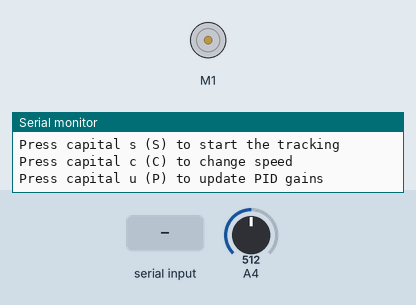
This sketch was run on a simulated Arduino Uno, built with avr-gcc and run on an emulated ATmega328P. Shown: DC motor (green arrow = forward, orange = backward, longer = faster), the last lines printed to the serial monitor. The test bench sets the inputs (shaded band); at power-on: A4 = 512.

Above: at 1.2 s.
1.3 s: "N" received over Serial
2.8 s: "S" received over Serial
At 3.8 s:
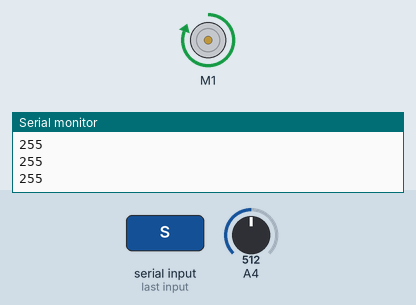
Timing chart, 0 to 5.8 s (numbered marks = the images above; inputs shaded):
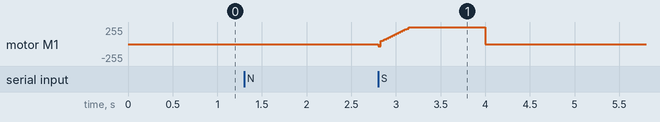

The sketch:

tow_tank_PID_unit_test.ino
```cpp
#include <DualVNH5019MotorShield.h>
double kP = 50.0;
double kD = 0.5;
double kI = 5.0;
double v;
double vD;
double vError;
double vErrorLast;
double vErrorIntegral = 0;
byte dummy = B0000000;
int incomingByte = 0;
boolean changed;
const int numberSamples = 205;
double vRA[numberSamples];
int commandRA[numberSamples];


unsigned long loopStart;  //the time of the beginning of the last loop

unsigned long timeStepMicros = 5000;

unsigned long timeMicros;


double command;

DualVNH5019MotorShield md;


double getVelocity(){
  double offsetVoltage;
  double RPM;
  const double V2RPM = 0.00225;
  const double VEL2RPM = 324.676;
  double velocity;

  offsetVoltage = analogRead(4)*5.0/1024.0 - 2.5;

  RPM = (offsetVoltage*4.0)/V2RPM;

  velocity = RPM/VEL2RPM;

  return velocity;

}

void changeParameters(){
  Serial.println("IN CONSTRUCTION");

}

double changeSpeed(double vD){
  Serial.println("Press (+) to increase vD and (-) to decrease (in 0.1 in/s increments)");
  Serial.println("Press (N) to negate");
  Serial.println("Press (E) to exit");
  int incomingByte = 0;
  while(incomingByte != 69){
      if(Serial.available() > 0) {
        incomingByte = Serial.read();
      }
      if(incomingByte == 0){
      }
      else if(incomingByte == 43){
        vD += 0.1;
        Serial.print("vD = ");
        Serial.println(vD);
        incomingByte = 0;
      }
      else if(incomingByte == 45){
        vD -= 0.1;
        Serial.print("vD = ");
        Serial.println(vD);
        incomingByte = 0;
      }
      else if(incomingByte == 78){
        vD = vD*-1.0;
        Serial.print("vD = ");
        Serial.println(vD);
        incomingByte = 0;
      }
      else if(incomingByte == 69){
        Serial.println("EXITING");
      }
      else{
        Serial.println("Not a recognized command");
        Serial.println("Press (+) to increase vD and (-) to decrease (in 0.1 in/s increments)");
        Serial.println("Press (N) to negate");
        Serial.println("Press (E) to exit");
        incomingByte = 0;
      }
  }
  return vD;
}


void setup(){
  Serial.begin(115200);
  md.init();
  vD = 1.0;
  loopStart = micros();
  incomingByte = 0;
}

void loop(){
   incomingByte = 0;
   vErrorIntegral = 0.0;
   Serial.print(vD);
   Serial.print(" (in/s) = ");
   Serial.println("The current desired speed.");
   Serial.print(kP);
   Serial.println(" = KP");
   Serial.print(kD);
   Serial.println(" = kD");
   Serial.print(kI);
   Serial.println(" = kI");
   Serial.print("The current kI is ");
   Serial.println(kI);
   Serial.println("Press capital s (S) to start the tracking");
   Serial.println("Press capital c (C) to change speed");
   Serial.println("Press capital u (P) to update PID gains");

  while(incomingByte == 0){
    if(Serial.available() > 0) {
      incomingByte = Serial.read();
      Serial.println(incomingByte);
    }
  }

  if(incomingByte == 67){
    vD = changeSpeed(vD);
  }

  else if (incomingByte == 80){
    changeParameters();
  }

  else if(incomingByte == 83){

   loopStart = micros();
    Serial.println("BEGIN");
    for(int i = 0; i < numberSamples; i++){
      loopStart += timeStepMicros;

      v = getVelocity();
      vError = vD - v;

      command = kP*(vError) + kD*(vErrorLast - vError)/(timeStepMicros/1000000.0) + kI*vErrorIntegral;

      md.setM1Speed(command);

      commandRA[i] = command;
      vRA[i] = v;

//      Serial.print("V=");
//      Serial.println(v);
//      Serial.print("C=");
//      Serial.println(command);


      vErrorLast = vError;
      vErrorIntegral += vError;


      dummy = B00000000;
      while(micros() < (loopStart + timeStepMicros)){
        //timeMicros = micros();
        dummy = B11111111;
        //delayMicroseconds(0);
      }
      Serial.println(dummy);
    }
    incomingByte = 0;
    for(int i = 0; i < numberSamples; i++){
      Serial.print(vRA[i]);
      Serial.print(" ");
      Serial.println(commandRA[i]);
    }
  }

  else{
    Serial.println("INCORRECT COMMAND");
  }

  md.setM1Speed(0);

}
```
